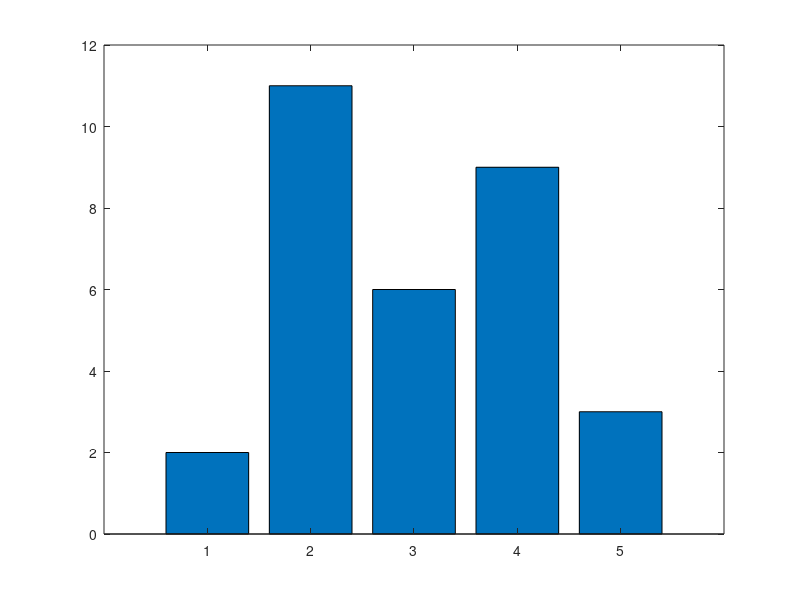
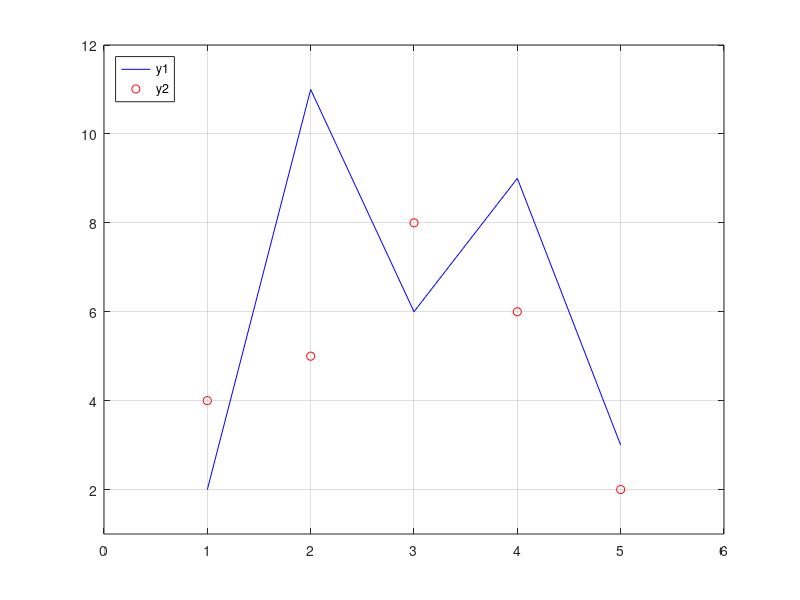

Here is the MATLAB script that generated these plots, in order:
% --Write a script that will plot the following figures.
% --Note that both plots use the same data for x, y1 and y2 arrays

% This creates 2 different plots, in 2 different
% Figure Windows, to demonstrate some plot features

x = 1:5; % This is optional, because it will count array lenth automatically and give it for x-axis 

% There will be error if  you give x-axis range and y-axis array lenth differently. 
% x = 1:5 and y = [2 3 4 ] this will cause eror !

y1 = [2 11 6 9 3];
y2 = [4 5 8 6 2];

% Put a bar chart in Figure 1
figure(1)
bar(x,y1)

% Put plots using different y values on one plot with a legend
figure(2)
plot(x,y1, 'b', x,y2,'ro')
grid on   % you can choose to show grid or not. TRY => grid off
legend('y1','y2', 'Location','northwest')  % Legend with locations given  
axis([0 6 1 12])    % This will help to limit the axises for better view. First 2 numbers for x-axis, last 2 for y-axis
